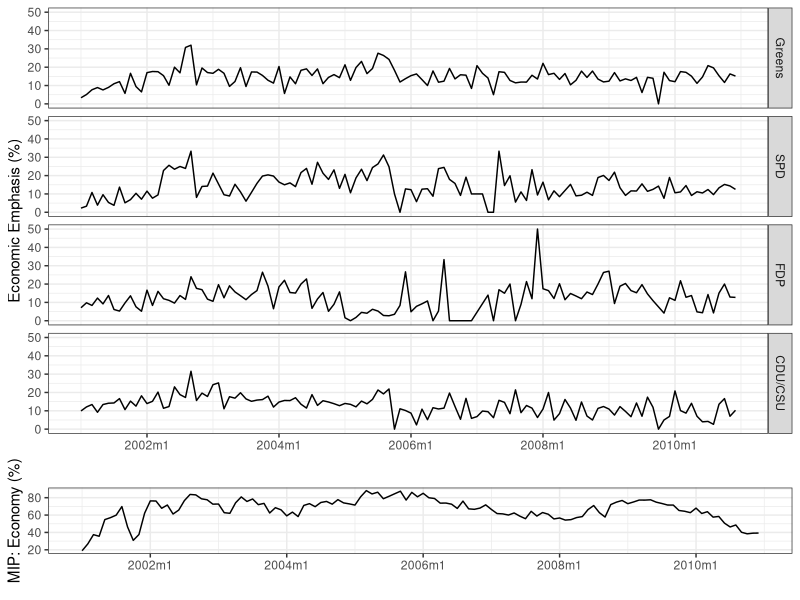
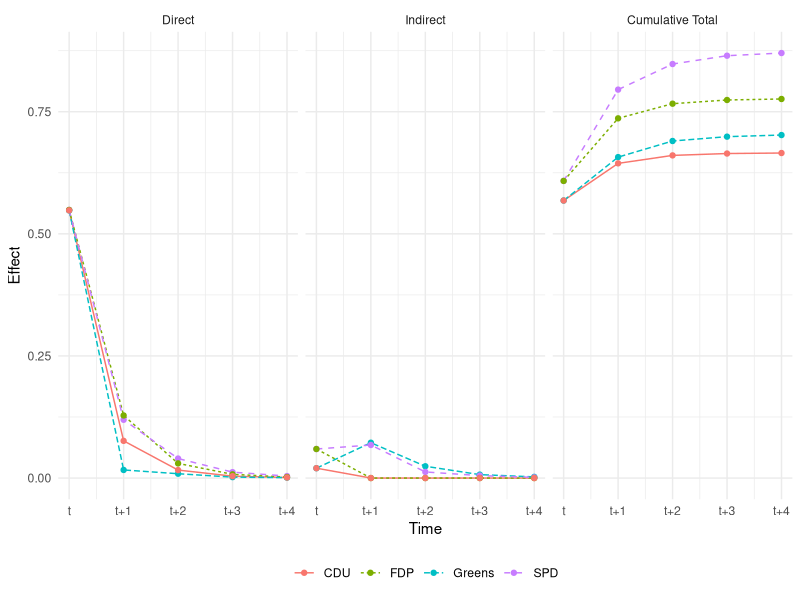

The R source for these figures, in order:
################################################################################
### R Script to produce the figures for the Issue Attention project with Ed Goldring and Brandon Beomseob Park, Party Politics
###
###
################################################################################

rm(list=ls())

require(ggplot2)
require(grid)
library(foreign)

# Set up working directory
#setwd("")

###############################################################################################
## Figure 1: Parties' Economic Emphasis and the Public's Concern for the Economy
###############################################################################################
ts <- read.dta("Emphasis.dta", convert.underscore=TRUE)
gdata <- subset(ts, party == "1 Greens")
spddata <- subset(ts, party == "2 SPD")
fdpdata <- subset(ts, party == "3 FDP")
cdudata <- subset(ts, party == "4 CDU/CSU")

### Change the labels
labels <- c("1 Greens" = "Greens", "2 SPD" = "SPD", "3 FDP" = "FDP", "4 CDU/CSU" = "CDU/CSU")

### Facet by parties
all <- ggplot(dat = ts, aes(x = ts, y = perc)) + geom_line()
all <- all + facet_grid(party ~ ., labeller = labeller(party = labels))
all <- all + ylab("Economic Emphasis (%)") + xlab("")
all <- all + scale_x_continuous(breaks = c(504, 528, 552, 576, 600), labels = c("2002m1", "2004m1", "2006m1", "2008m1", "2010m1"))
all <- all + theme_bw() + theme(legend.title=element_blank(), legend.position="bottom")  

### Salience of the Economy (MIP)
m <- ggplot(data = gdata, aes(x = ts, y = mip.econ)) + geom_line()
m <- m + ylab("MIP: Economy (%)") + xlab("")
m <- m + scale_x_continuous(breaks = c(504, 528, 552, 576, 600), labels = c("2002m1", "2004m1", "2006m1", "2008m1", "2010m1"))
m <- m + theme_bw()

# Combine the two plots onto one figure
grid.newpage()
pushViewport(viewport(layout = grid.layout(5,1)))

vplayout <- function(x, y) viewport(layout.pos.row = x, layout.pos.col = y)
print(all, vp = vplayout(1:4, 1))
print(m, vp = vplayout(5, 1))


###############################################################################################
## Figure 2: Dynamic simulations of the long-term direct, spatial and total effects of a 1-standard deviation increase in issue attention (13%) at time t-1 on economic emphasis: SPD and Greens coalition
###############################################################################################
e = read.dta("Spatial-Long-Term Effects.dta", convert.underscore = TRUE)

e$effectname.f = factor(e$effectname, levels = c('direct', 'spatial', 'ctotal', 'total'), labels = c("Direct", "Indirect", "Cumulative Total", "Total"))

### Dynamic simulations
d <- ggplot(data = subset(e, effectname != "total" & order <= 4), aes(x = order, y = effect, color = partyname)) + geom_line(aes(linetype = partyname)) + geom_point() + facet_wrap(~ effectname.f)
d <- d + theme_minimal() + theme(legend.title = element_blank(), legend.position = "bottom")
d <- d + scale_x_continuous(breaks = c(0, 1, 2, 3, 4), labels = c("t", "t+1", "t+2", "t+3", "t+4"))
d <- d + xlab("Time") + ylab("Effect")
d

